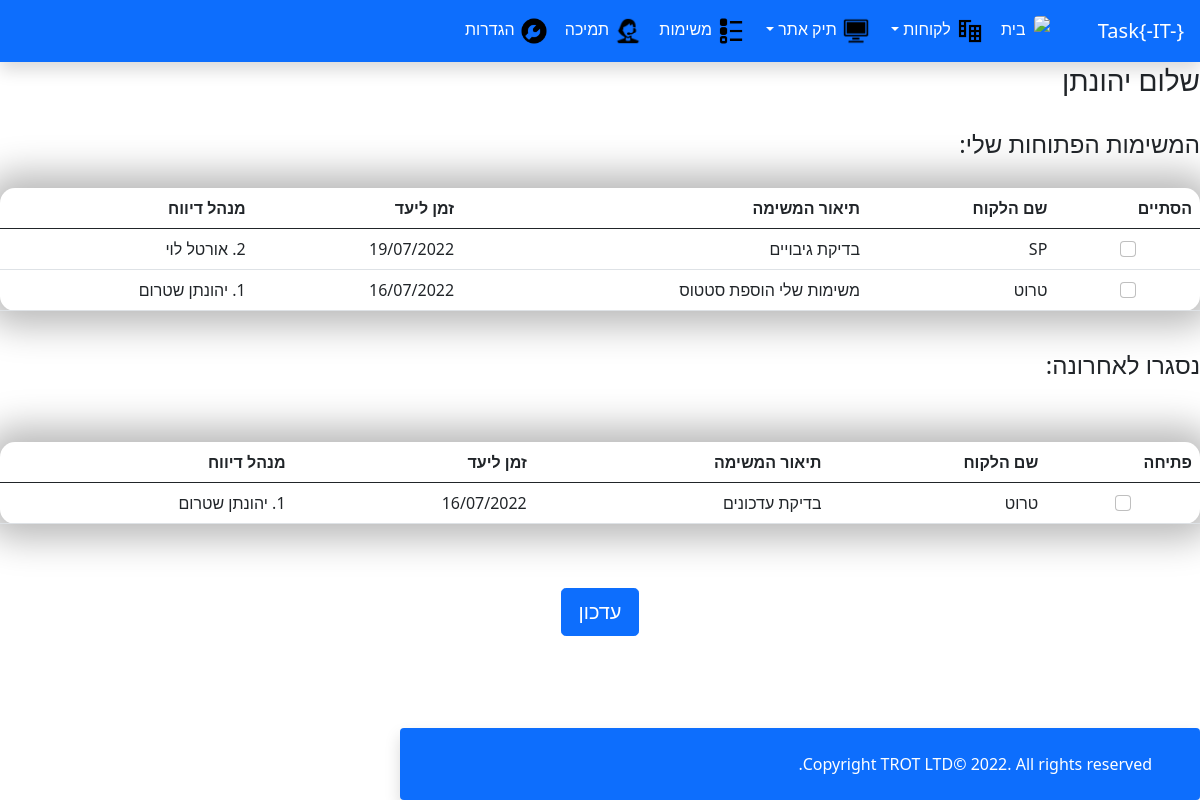
Before: /home (signed in) with the older database file.
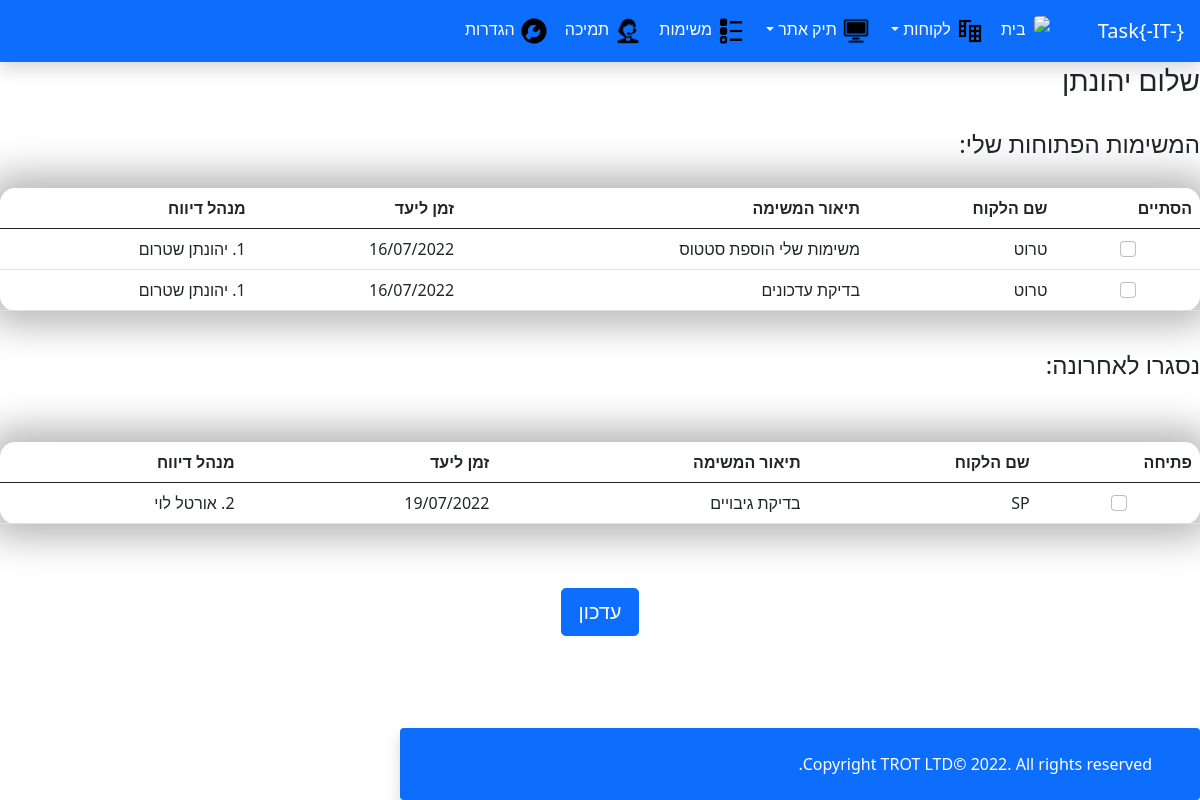
After: the same page with the newer database file.
### taskManager/models.py (models this page shows, shortened)
class Tasks(db.Model):
    id = db.Column(db.Integer, primary_key=True)
    assignTo = db.Column(db.String(20))
    description = db.Column(db.String(20))
    customer = db.Column(db.String(100))
    deadline = db.Column(db.String(12))
    reportTo = db.Column(db.String(20))
    employee_id = db.Column(db.Integer, db.ForeignKey('employees.id'), nullable=False)
    status = db.Column(db.String(20), nullable=True, default="פתוח")

### taskManager/routes.py (the view, shortened to what this page needs)
@main.route('/home', methods=('GET', 'POST'))
@login_required
def home():
    form = HomeSubmit()
    if 'username' in session:
        username = session['username']
        email = session['email']
        employeeID = Employees.query.filter_by(email=email).first_or_404()
        admin = Users.query.filter_by(email=email).first_or_404()
        tasks = Tasks.query.filter_by(employee_id=employeeID.id, status='משימה פתוחה').all()
        closedTasks = Tasks.query.filter_by(employee_id=employeeID.id, status='משימה נסגרה').limit(3).all()
    return render_template('home.html', employeeID=employeeID, tasks=tasks, form=form, closedTasks=closedTasks, admin=admin)

### taskManager/forms.py
class HomeSubmit(FlaskForm):
    submit = SubmitField('עדכון')

### taskManager/models.py (called while the page is built)
@login_manager.user_loader
def load_user(user_id):
    return Users.query.get(user_id)

### taskManager/templates/home.html (shortened to what this page needs)
{%  extends 'navbar.html' %}
{% block extracss %}
    <link href="../static/style.css" rel="stylesheet">
    <link href="../static/table.css" rel="stylesheet">
{% endblock %}
{% block content %}
        <form method="POST" action="">
    {% block table %}
        <h3> שלום {{ session.username }} </h3>
        <h4>המשימות הפתוחות שלי:</h4>
    <table class="table">
     <thead class="thead-dark">
        <tr>
            <th scope="col">הסתיים</th>
            <th scope="col">שם הלקוח</th>
            <th scope="col">תיאור המשימה</th>
            <th scope="col">זמן ליעד</th>
            <th scope="col">מנהל דיווח</th>
        </tr>
     </thead>
 <tbody>
 {%- for row in tasks %}
    <tr>
        <td class="complete">
            <input class="form-check-input {{ row.id }}" type="checkbox" value="{{ row.id }}" id="flexCheckDefault" name="task-checkbox">
       </td>
       <td>
           {{ row.customer}}
       </td>
           <td>
           {{ row.description}}
       </td>
        <td>
           {{ row.deadline}}
       </td>
            <td>
           {{ row.reportTo}}
       </td>
    </tr>
 {%- endfor %}
 </tbody>
    </table>
<br>
<h4> נסגרו לאחרונה:</h4>
        <br>
    <table class="table">
     <thead class="thead-dark">
        <tr>
            <th scope="col">פתיחה</th>
            <th scope="col">שם הלקוח</th>
            <th scope="col">תיאור המשימה</th>
            <th scope="col">זמן ליעד</th>
            <th scope="col">מנהל דיווח</th>
        </tr>
     </thead>
 <tbody>
 {%- for row in closedTasks %}
    <tr>
        <td class="complete">
            <input class="form-check-input {{ row.id }}" type="checkbox" value="{{ row.id }}" id="flexCheckDefault" name="closetask-checkbox">
       </td>
       <td>
           {{ row.customer}}
       </td>
           <td>
           {{ row.description}}
       </td>
        <td>
           {{ row.deadline}}
       </td>
            <td>
           {{ row.reportTo}}
       </td>
    </tr>
 {%- endfor %}
 </tbody>
 </table>
{% endblock table %}
        <div class="text-center">
            {{ form.submit(class_="btn btn-primary btn-lg") }}
        </div>
    </form>
{% endblock content %}

### taskManager/templates/navbar.html (shortened to what this page needs)
{% extends'formBase.html' %}
{% block menu %}
<nav class="navbar fixed-top navbar-expand-md bg-primary shadow navbar-dark bg-faded black">
<a
        href="#"
        class="navbar-brand mb-0 h1 d-block align-top  pull-left navbar-inner text-center">
            Task{-IT-}
</a>
<div class="collapse navbar-collapse"
    id="navbarNav">
    <ul class="navbar-nav">
        <li class="nav-item active">
            <a href="{{ url_for('main.home') }}" class="nav-link active">
                <img src="../static/images/icons8-home-100.svg" class="img-fluid rounded mx-auto d-inline-block" style="height: 30px;">&nbsp;
                בית
             </a>
        </li>
        <li class="nav-item active dropdown">
            <a href="#" class="nav-link active
               dropdown-toggle"
               id="navbarDropdown" role="button"
               data-bs-toggle="dropdown"
               aria-expanded="false"
            >
                <img src="../static/images/icons8-office-96.png" class="img-fluid rounded mx-auto d-inline-block" style="height: 30px;">
                לקוחות
             </a>
        </li>
        <li class="nav-item active dropdown">
            <a href="#" class="nav-link active
                dropdown-toggle"
                id="navbarTikDown" role="button"
                data-bs-toggle="dropdown"
                aria-expanded="false"
                >
                <img src="../static/images/icons8-computer-64.png" class="img-fluid rounded mx-auto d-inline-block" style="height: 30px;">
                תיק אתר
             </a>
            </li>
            <li class="nav-item active">
                <a href="{{ url_for('main.home') }}" class="nav-link active">
                <img src="../static/images/icons8-todo-list-96.png" class="img-fluid rounded mx-auto d-inline-block" style="height: 30px;">
                משימות
             </a>
            </li>
            <li class="nav-item active">
                <a href="{{ url_for('main.home') }}" class="nav-link active">
                <img src="../static/images/icons8-technical-support-64.png" class="img-fluid rounded mx-auto d-inline-block" style="height: 30px;">
                תמיכה
             </a>
            </li>
                <li class="nav-item active settings" >
                <a href="{{ url_for('main.home') }}" class="nav-link active">
                <img src="../static/images/icons8-settings-96.png" class="img-fluid rounded mx-auto d-inline-block" style="height: 30px; justify-content: left;">
                הגדרות
             </a>
            </li>
    </ul>
</div>
</nav>
{% endblock menu%}

### taskManager/templates/formBase.html (shortened to what this page needs)
{% extends 'base.html' %}
{% block footer %}
    <div id="footer" class="shadow h-100 d-flex flex-column justify-content-end text-md-end  py-4 px-4 px-xl-5 bg-primary rounded">
        <div class="text-white mb-3 mb-md-0">
            Copyright TROT LTD© 2022. All rights reserved.
        </div>
    </div>
{% endblock footer %}

### taskManager/templates/base.html (shortened to what this page needs)
<!DOCTYPE html>
<html lang="he" dir="rtl">
<link href="https://cdn.jsdelivr.net/npm/bootstrap@5.0.2/dist/css/bootstrap.min.css" rel="stylesheet">
<body class="d-flex flex-column min-vh-100">
{% block menu %} {% endblock menu %}
{%  block content %}
{% endblock content %}
{% block footer %}
{% endblock footer %}
</body>
<head>
  {% block extracss %} {% endblock extracss %}
    <link rel="stylesheet" href="../static/style.css">
  </head>
</html>

### taskManager/static/style.css (style rules this page uses)
html, body { width: 100%; height: 100%; }
body { direction: rtl; align-items: stretch; flex-direction: column; display: flex; flex-grow: 1; flex-shrink: 0; flex: 1 0 auto; }
#footer { flex:0; height: 100vh; width: 100vh; margin-top: auto; flex-shrink: 0; }

### taskManager/static/table.css (style rules this page uses)
table { background-color: transparent; margin: 30px auto; border-collapse: separate; border-spacing: 0; box-shadow: 0px 0px 36px 15px rgba(0, 0, 0, 0.28); border-radius: 15px; }
tr td { background-color: #fff; padding: 20px; }
.complete { align-items: center; justify-content: center; text-align: center; }

Changed rows visible on the page:
changed Tasks "בדיקת עדכונים": moves from the list under "נסגרו לאחרונה:" to the list under "המשימות הפתוחות שלי:"
changed Tasks "SP": moves from the list under "המשימות הפתוחות שלי:" to the list under "נסגרו לאחרונה:"
